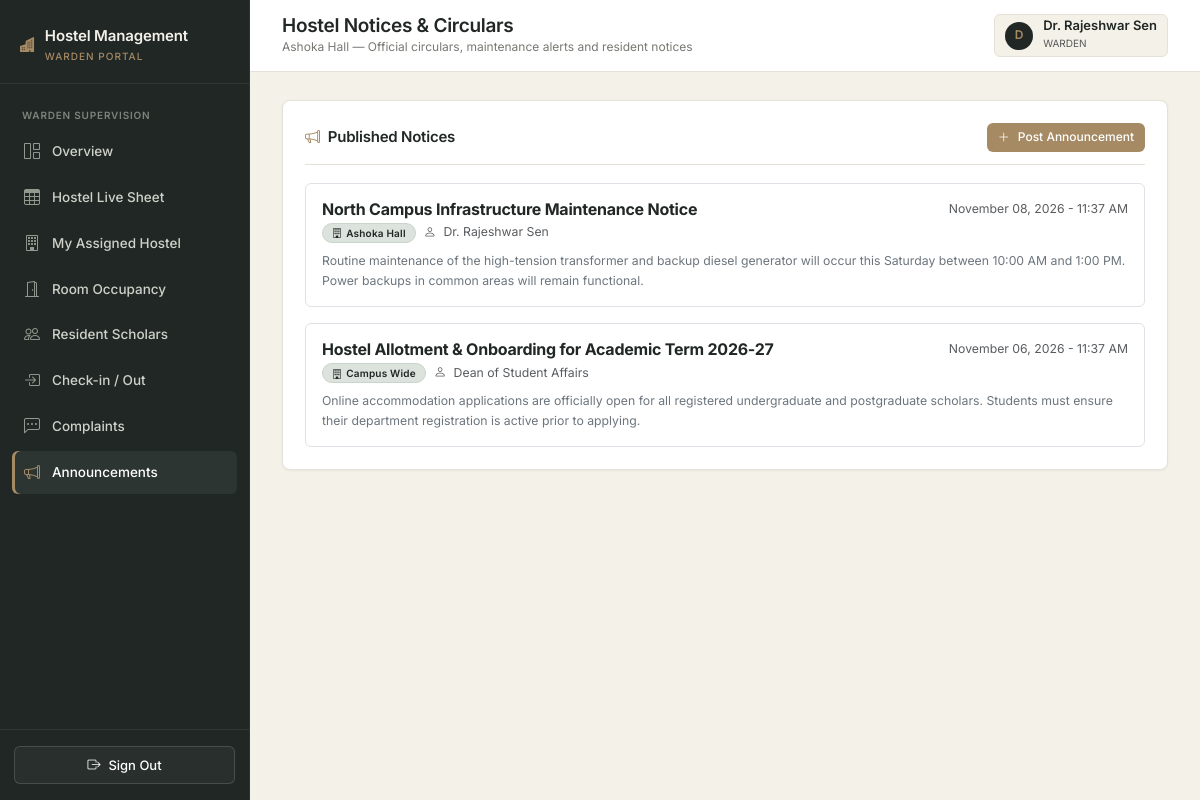
Page /warden/announcements (signed in) on the committed database.
### app/models.py (models this page shows, shortened)
class User(UserMixin, db.Model):
    __tablename__ = "users"
    id = db.Column(db.Integer, primary_key=True)
    name = db.Column(db.String(100), nullable=False)
    email = db.Column(db.String(120), unique=True, nullable=False, index=True)
    password_hash = db.Column(db.String(255), nullable=False)
    role = db.Column(db.Enum("student", "warden", "admin", name="user_roles"), nullable=False)
    created_at = db.Column(db.DateTime, default=datetime.utcnow, nullable=False)
    student = db.relationship("Student", backref="user", uselist=False, cascade="all, delete-orphan")
    warden = db.relationship("Warden", backref="user", uselist=False, cascade="all, delete-orphan")

class Hostel(db.Model):
    __tablename__ = "hostels"
    id = db.Column(db.Integer, primary_key=True)
    hostel_name = db.Column(db.String(100), unique=True, nullable=False)
    hostel_type = db.Column(db.Enum("Boys", "Girls", "Co-ed", name="hostel_types"), nullable=False)
    address = db.Column(db.String(255), nullable=False)
    total_rooms = db.Column(db.Integer, default=0, nullable=False)
    description = db.Column(db.Text)
    rooms = db.relationship("Room", backref="hostel", cascade="all, delete-orphan", lazy="dynamic")
    wardens = db.relationship("Warden", backref="hostel", lazy="dynamic")
    complaints = db.relationship("Complaint", backref="hostel", lazy="dynamic")
    announcements = db.relationship("Announcement", backref="hostel", lazy="dynamic")

class Announcement(db.Model):
    __tablename__ = "announcements"
    id = db.Column(db.Integer, primary_key=True)
    title = db.Column(db.String(150), nullable=False)
    description = db.Column(db.Text, nullable=False)
    hostel_id = db.Column(db.Integer, db.ForeignKey("hostels.id", ondelete="CASCADE"), nullable=True)
    created_by = db.Column(db.Integer, db.ForeignKey("users.id"), nullable=False)
    created_at = db.Column(db.DateTime, default=datetime.utcnow, nullable=False)
    creator = db.relationship("User")

### app/warden/routes.py (the view, shortened to what this page needs)
@bp.route("/announcements", methods=["GET", "POST"])
@login_required
@role_required("warden")
def announcements():
    warden = get_current_warden()
    hostel = warden.hostel
    if not hostel:
        return render_template("warden/unassigned.html", warden=warden)
    form = AnnouncementForm()
    form.hostel_id.choices = [(hostel.id, f"{hostel.hostel_name} (My Hostel)")]
    all_anns = Announcement.query.filter(
        (Announcement.hostel_id == None) | (Announcement.hostel_id == hostel.id)
    ).order_by(Announcement.created_at.desc()).all()
    return render_template("warden/announcements.html", hostel=hostel, announcements=all_anns, form=form)

### app/__init__.py (called while the page is built)
@login_manager.user_loader
def load_user(user_id):
    from .models import User
    return db.session.get(User, int(user_id))

### app/warden/routes.py (called while the page is built)
def get_current_warden():
    warden = Warden.query.filter_by(user_id=current_user.id).first()
    if not warden:
        abort(404, description="Warden profile not found.")
    return warden

### app/templates/warden/announcements.html (shortened to what this page needs)
{% extends "shared/base.html" %}
{% block page_title %}Hostel Notices & Circulars{% endblock %}
{% block page_subtitle %}{{ hostel.hostel_name }} — Official circulars, maintenance alerts and resident notices{% endblock %}
{% block content %}
<div class="content-panel">
  <div class="panel-header">
    <h2 class="panel-title"><i class="bi bi-megaphone text-warning" style="color: var(--accent-bronze) !important;"></i> Published Notices</h2>
    <button class="btn-custom btn-bronze btn-sm-custom" data-bs-toggle="modal" data-bs-target="#newWardenAnnModal">
      <i class="bi bi-plus-lg"></i> Post Announcement
    </button>
  </div>
  {% if announcements %}
    <div class="d-flex flex-column gap-3">
      {% for ann in announcements %}
        <div class="p-3 border rounded bg-white">
          <div class="d-flex justify-content-between align-items-start mb-2">
            <div>
              <h3 class="h6 fw-bold mb-1">{{ ann.title }}</h3>
              <div class="d-flex align-items-center gap-2">
                <span class="custom-badge badge-neutral" style="font-size: 10px;">
                  <i class="bi bi-building me-1"></i> {{ ann.hostel.hostel_name if ann.hostel else 'Campus Wide' }}
                </span>
                <span class="text-muted small"><i class="bi bi-person me-1"></i> {{ ann.creator.name if ann.creator else 'Warden' }}</span>
              </div>
            </div>
            <span class="text-muted small">{{ ann.created_at.strftime('%B %d, %Y - %I:%M %p') }}</span>
          </div>
          <p class="text-secondary small mb-0" style="line-height: 1.6;">
            {{ ann.description }}
          </p>
        </div>
      {% endfor %}
    </div>
  {% else %}
    <div class="text-center py-5 text-muted small">No announcements posted for this hostel.</div>
  {% endif %}
</div>
{% endblock %}

### app/templates/shared/base.html (shortened to what this page needs)
<!DOCTYPE html>
<html lang="en">
<head>
  <link rel="stylesheet" href="https://cdn.jsdelivr.net/npm/bootstrap@5.3.3/dist/css/bootstrap.min.css">
  <link rel="stylesheet" href="https://cdn.jsdelivr.net/npm/bootstrap-icons@1.11.3/font/bootstrap-icons.min.css">
  <link rel="stylesheet" href="{{ url_for('static', filename='css/main.css') }}">
</head>
<body>
{% if current_user.is_authenticated %}
  <div class="app-wrapper">
    <aside class="app-sidebar">
      <div class="sidebar-header">
        <div class="sidebar-brand">
          <i class="bi bi-buildings-fill text-warning" style="color: var(--accent-bronze) !important;"></i>
          <div>
            <div>Hostel Management</div>
            <small>{{ current_user.role }} portal</small>
          </div>
        </div>
      </div>
      <nav class="sidebar-nav">
        {% if current_user.role == 'admin' %}
          <div class="nav-section-title">Institutional Overview</div>
          <a href="{{ url_for('admin.overview') }}" class="{{ 'active' if request.endpoint == 'admin.overview' else '' }}">
            <i class="bi bi-grid-1x2"></i> Overview
          </a>
          <a href="{{ url_for('admin.sheets') }}" class="{{ 'active' if request.endpoint == 'admin.sheets' else '' }}">
            <i class="bi bi-table"></i> Live Database Sheet
          </a>
          <div class="nav-section-title">Accommodations</div>
          <a href="{{ url_for('admin.hostels') }}" class="{{ 'active' if request.endpoint == 'admin.hostels' else '' }}">
            <i class="bi bi-building"></i> Hostels
          </a>
          <a href="{{ url_for('admin.rooms') }}" class="{{ 'active' if request.endpoint == 'admin.rooms' else '' }}">
            <i class="bi bi-door-open"></i> Rooms & Beds
          </a>
          <a href="{{ url_for('admin.allocations') }}" class="{{ 'active' if request.endpoint == 'admin.allocations' else '' }}">
            <i class="bi bi-key"></i> Room Allocation
          </a>
          <div class="nav-section-title">Admissions & Students</div>
          <a href="{{ url_for('admin.applications') }}" class="{{ 'active' if request.endpoint == 'admin.applications' else '' }}">
            <i class="bi bi-file-earmark-text"></i> Applications
          </a>
          <a href="{{ url_for('admin.students') }}" class="{{ 'active' if request.endpoint == 'admin.students' else '' }}">
            <i class="bi bi-people"></i> Students
          </a>
          <a href="{{ url_for('admin.wardens') }}" class="{{ 'active' if request.endpoint == 'admin.wardens' else '' }}">
            <i class="bi bi-person-badge"></i> Wardens
          </a>
          <div class="nav-section-title">Administration</div>
          <a href="{{ url_for('admin.complaints') }}" class="{{ 'active' if request.endpoint == 'admin.complaints' else '' }}">
            <i class="bi bi-chat-left-dots"></i> Complaints
          </a>
          <a href="{{ url_for('admin.announcements') }}" class="{{ 'active' if request.endpoint == 'admin.announcements' else '' }}">
            <i class="bi bi-megaphone"></i> Announcements
          </a>
          <a href="{{ url_for('admin.reports') }}" class="{{ 'active' if request.endpoint == 'admin.reports' else '' }}">
            <i class="bi bi-bar-chart"></i> Reports
          </a>
          <a href="{{ url_for('admin.settings') }}" class="{{ 'active' if request.endpoint == 'admin.settings' else '' }}">
            <i class="bi bi-gear-wide-connected"></i> Settings
          </a>
        {% elif current_user.role == 'warden' %}
          <div class="nav-section-title">Warden Supervision</div>
          <a href="{{ url_for('warden.overview') }}" class="{{ 'active' if request.endpoint == 'warden.overview' else '' }}">
            <i class="bi bi-grid-1x2"></i> Overview
          </a>
          <a href="{{ url_for('warden.sheets') }}" class="{{ 'active' if request.endpoint == 'warden.sheets' else '' }}">
            <i class="bi bi-table"></i> Hostel Live Sheet
          </a>
          <a href="{{ url_for('warden.my_hostel') }}" class="{{ 'active' if request.endpoint == 'warden.my_hostel' else '' }}">
            <i class="bi bi-building"></i> My Assigned Hostel
          </a>
          <a href="{{ url_for('warden.occupancy') }}" class="{{ 'active' if request.endpoint == 'warden.occupancy' else '' }}">
            <i class="bi bi-door-open"></i> Room Occupancy
          </a>
          <a href="{{ url_for('warden.students') }}" class="{{ 'active' if request.endpoint == 'warden.students' else '' }}">
            <i class="bi bi-people"></i> Resident Scholars
          </a>
          <a href="{{ url_for('warden.checkin') }}" class="{{ 'active' if request.endpoint == 'warden.checkin' else '' }}">
            <i class="bi bi-box-arrow-in-right"></i> Check-in / Out
          </a>
          <a href="{{ url_for('warden.complaints') }}" class="{{ 'active' if request.endpoint == 'warden.complaints' else '' }}">
            <i class="bi bi-chat-left-dots"></i> Complaints
          </a>
          <a href="{{ url_for('warden.announcements') }}" class="{{ 'active' if request.endpoint == 'warden.announcements' else '' }}">
            <i class="bi bi-megaphone"></i> Announcements
          </a>
        {% endif %}
      </nav>
      <div class="sidebar-footer">
        <a href="{{ url_for('auth.logout') }}" class="btn-custom btn-outline-custom w-100 justify-content-center text-white" style="border-color: rgba(255,255,255,0.15); background: rgba(255,255,255,0.04);">
          <i class="bi bi-box-arrow-right"></i> Sign Out
        </a>
      </div>
    </aside>
    <div class="app-main">
      <header class="app-topbar">
        <div class="d-flex align-items-center gap-3">
          <div class="topbar-title">
            <h1>{% block page_title %}Dashboard{% endblock %}</h1>
            <div class="breadcrumb-sub">{% block page_subtitle %}{{ college_name }}{% endblock %}</div>
          </div>
        </div>
        <div class="topbar-actions">
          <div class="user-profile-badge">
            <div class="user-avatar">{{ current_user.name[:1] }}</div>
            <div>
              <div class="fw-semibold lh-1">{{ current_user.name }}</div>
              <small class="text-muted text-uppercase" style="font-size: 10px;">{{ current_user.role }}</small>
            </div>
          </div>
        </div>
      </header>
      <div class="app-content">
        {% block content %}{% endblock %}
      </div>
    </div>
  </div>
{% endif %}
</body>
</html>

### rows in the picture
User: role "WARDEN", name "D", name "Dr. Rajeshwar Sen"
Hostel: hostel_name "Ashoka Hall"
Announcement: title "North Campus Infrastructure Maintenance Notice", hostel "Ashoka Hall", creator "Dr. Rajeshwar Sen", created_at "November 08, 2026 - 11:37 AM", description "Routine maintenance of the high-tension transformer and backup diesel generator will occur this Saturday between 10:00 AM and 1:00 PM. Power backups in common areas will remain functional."
Announcement: title "Hostel Allotment & Onboarding for Academic Term 2026-27", hostel "Campus Wide", creator "Dean of Student Affairs", created_at "November 06, 2026 - 11:37 AM", description "Online accommodation applications are officially open for all registered undergraduate and postgraduate scholars. Students must ensure their department registration is active prior to applying."
